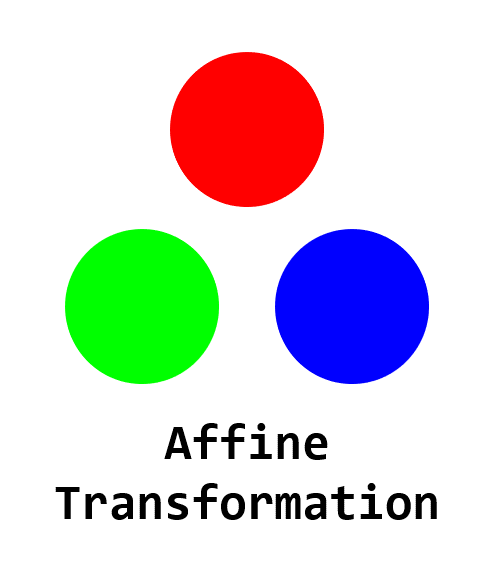
#> input picture 9_2_Affine_Transformation.png, 494 x 580 px
$ python Matplotlib.py
#> lines starting #> are read from the running program, lines starting #| are printed output that depends on the picture
import cv2
from matplotlib import pyplot as plt


img = cv2.imread("9_2_Affine_Transformation.png", cv2.IMREAD_COLOR)
#> img is the input picture: shape (580, 494, 3); mean B, G, R 215.6, 215.6, 215.6
fig = plt.figure()

fig.canvas.manager.set_window_title("JetsonNano_Matplot")
plt.imshow(img)
plt.xticks([])
plt.yticks([])
plt.show()

fig = plt.figure()
fig.canvas.set_window_title("JetsonNano_Matplot")
b, g, r = cv2.split(img)
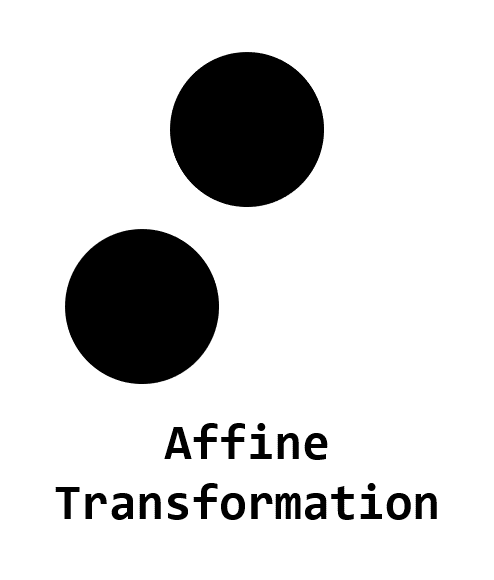
#> b: shape (580, 494); min 0, max 255, mean 215.6
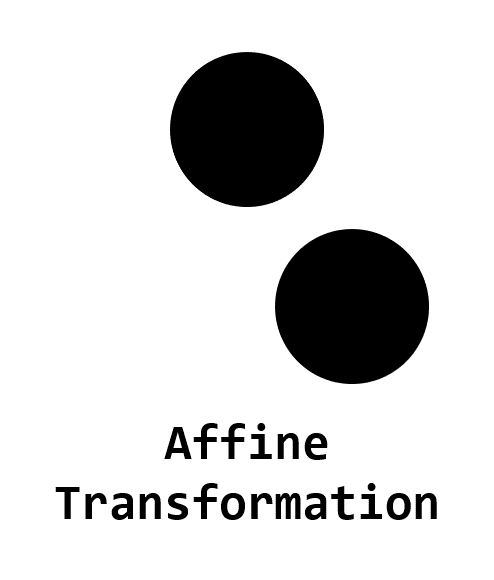
#> g: shape (580, 494); min 0, max 255, mean 215.6
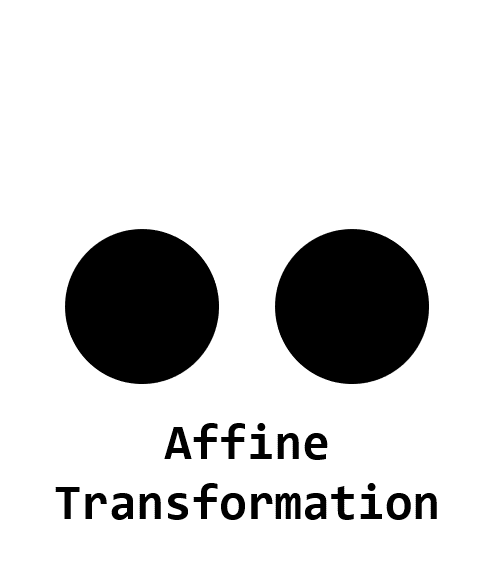
#> r: shape (580, 494); min 0, max 255, mean 215.6
img2 = cv2.merge([r, g, b])
plt.imshow(img2)
plt.xticks([])
plt.yticks([])
plt.show()
